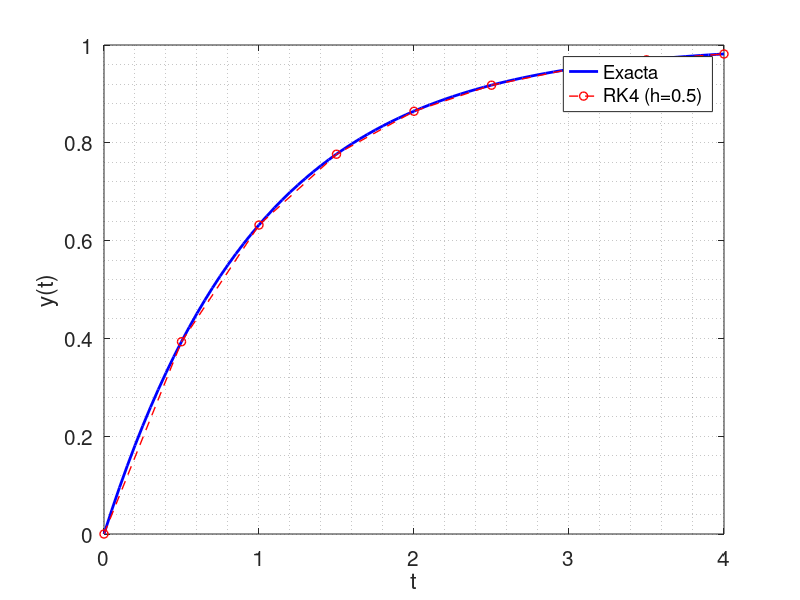

MATLAB code to generate this figure:
%% solucion de ecuaciones diferenciales ordinarias: metodo de Runge-Kutta
%{
---------------------------------------------------------------------------
Creado por:                    Fecha:          Asignatura:
Felipe Uribe Castillo          24.04.16        Metodos numericos
---------------------------------------------------------------------------
Referencias:
1. Yang et al. (2005) - Applied numerical methods using MATLAB
---------------------------------------------------------------------------
%}
clear; clc; close all;

%% ejemplo
%{
% ejemplo 1
% dy(t)/dt = y(t)
f    = @(t,y) -y;
y0   = 1;                    % condicion inicial
tf   = 5;                    % tiempo final
y_ex = @(t) y0*exp(-t);      % solucion exacta
%}
%
% ejemplo 2
% dy(t)/dt + a*y(t) = r
a    = 1;                    % parametro 1
r    = 1;                    % parametro 2
f    = @(t,y) r - a*y;
y0   = 0;                    % condicion inicial
tf   = 4;                    % tiempo final
y_ex = @(t) (y0 - r/a)*exp(-a*t) + r/a;   % solucion exacta
%}

%% procedimiento
h  = 0.5;           % longitud de paso
t  = 0:h:tf;        % vector de tiempo
n  = length(t)-1;   % numero de puntos
y  = zeros(n,1);    % vector de solucion
%
y(1) = y0;          % aplico condicion inicial
for k = 1:n
   k1     = f(t(k), y(k));
   k2     = f(t(k) + h/2, y(k) + h/2*k1);
   k3     = f(t(k) + h/2, y(k) + h/2*k2);
   k4     = f(t(k) + h, y(k) + h*k3);
   y(k+1) = y(k) + (h/6)*(k1 + 2*k2 + 2*k3 + k4);   % regla del trapecio
end

%% grafico
t_ex = 0:0.05:tf;
y_ex = y_ex(t_ex);
figure;
plot(t_ex,y_ex,'b-','LineWidth',2); hold on;
plot(t,y,'r--o','LineWidth',1); grid minor;
xlabel('t'); ylabel('y(t)');
legend('Exacta',sprintf('RK4 (h=%g)',h),'Location','Best');
set(gca,'FontSize',15);

%%END